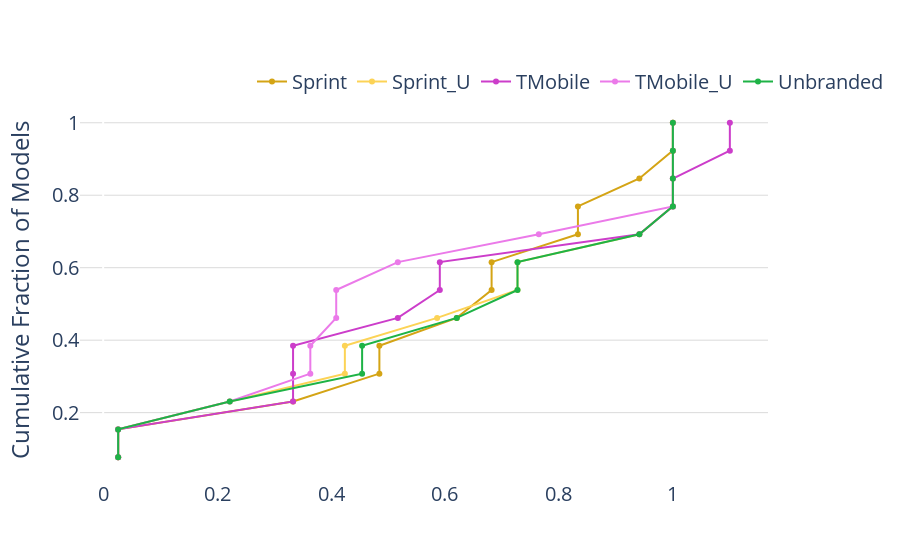

Notebook source saved alongside this figure:
### Code cell
# NEW METHODOLOGY FOR FREQUENCY
freqDF=normalizedDF2.copy()


print(len(normalizedDF2[normalizedDF2.Carrier=="Sprint"]))
print(len(normalizedDF2[normalizedDF2.Carrier=="Sprint_U"]))
print(len(normalizedDF2[normalizedDF2.Carrier=="TMobile"]))
print(len(normalizedDF2[normalizedDF2.Carrier=="TMobile_U"]))


# Map released times to devices
def mapPublish(row):
    if row.Model=='Galaxy A20': return "2019/04/01"
    elif row.Model=='Galaxy Note10': return "2019/08/01"
    elif row.Model=='Galaxy Note10+': return "2019/08/01"
    elif row.Model== 'Galaxy Note8': return "2017/08/01"
    elif row.Model=='Galaxy Note9': return "2018/08/01"
    elif row.Model=='Galaxy S10' : return "2019/03/01"
    elif row.Model=='Galaxy S10+': return "2019/03/01"
    elif row.Model=='Galaxy S7' : return "2016/03/01"
    elif row.Model=='Galaxy S7 Edge': return "2016/03/01"
    elif row.Model=='Galaxy S8': return "2017/04/01"
    elif row.Model=='Galaxy S8+': return "2017/04/01"
    elif row.Model=='Galaxy S9': return "2018/03/01"
    elif row.Model=='Galaxy S9+': return "2018/03/01"


# Append the new stuff
appendMe=[]
for index,row in freqDF.iterrows():
    appendMe.append(mapPublish(row))


freqDF["Phone_Published"]=appendMe.copy()
freqDF["Phone_Published"]=pd.to_datetime(freqDF["Phone_Published"])
freqDF["Release_Date"]=pd.to_datetime(freqDF["Release_Date"])

# freqDF=freqDF[freqDF.Phone_Published>=pd.to_datetime("2015/08/01")] # Remove models released before the first bulletin
freqDF=freqDF[freqDF.Phone_Published<=freqDF.Release_Date] # Remove updates happening prior to phone release

counts=[]
for car in freqDF.Carrier.unique():
    tmp=freqDF[freqDF.Carrier==car]
    for mod in tmp.Model.unique():
        tmp3=tmp[tmp.Model==mod]
        tmp3.sort_values(by=['Release_Date'],inplace=True,ascending=False) 
        totalReceived=len(tmp3) # total number of updates received for the model
        shouldReceive=tmp3.iloc[0,:] # grab the first row
        shouldReceive=(shouldReceive.Release_Date.year-shouldReceive.Phone_Published.year)*12.0+(shouldReceive.Release_Date.month+1)-shouldReceive.Phone_Published.month # account for the WHOLE last month
        if shouldReceive>0: # we skip any updates released prior to phone's release
            counts.append([car,mod,totalReceived,shouldReceive])
            if totalReceived>shouldReceive:
                print(shouldReceive)
                print(tmp3)
                print()
        elif shouldReceive==0: 
            counts.append([car,mod,totalReceived,1]) # account for less than a month...
#         else:
#             print(shouldReceive)
#             print(tmp3)
#             print()

                
counts=pd.DataFrame(counts,columns=['Carrier','Model','Actual','Potential'])
counts['Actual']=counts['Actual'].astype(int)
counts['Potential']=counts['Potential'].astype(int)
counts['Received_Rate']=counts['Actual']/counts['Potential']


# For each manu
tempoMan=counts.copy()
# tempoMan.sort_values(by=['Carrier','Potential'],inplace=True,ascending=True)
tempoMan.sort_values(by=['Carrier','Received_Rate'],inplace=True,ascending=True)
# tempoMan.sort_values(by=['Carrier','Actual'],inplace=True,ascending=True)
data=[]
for car in tempoMan.Carrier.unique():
    tmp=tempoMan[tempoMan.Carrier==car]
    y_value=[(i+1)/len(tmp) for i in range(len(tmp))]
    
    if car=="Sprint": coler= 'rgb(212, 164, 21)'
    elif car=="Sprint_U": coler='rgb(252, 211, 86)'
    elif car=="TMobile": coler='rgb(204, 61, 202)'
    elif car=="TMobile_U": coler='rgb(235, 122, 233)'
    elif car=="Unbranded": coler='rgb(30, 179, 70)'

    data.append(go.Scatter(
#             x=tmp.Potential,
            x=tmp.Received_Rate,
#             x = tmp.Actual,
            y=y_value.copy(),
            name=str(car),
            marker=dict(color=coler)
        ))

# Edit the layout
layout = dict(#title = "Number of Updates per 6 Month Period after Release per Carrier",
#               xaxis= dict(range=[0,1.0],dtick=0.1),
              yaxis = dict(title = 'Cumulative Fraction of Models',showgrid=True, gridcolor='rgb(219, 219, 219)'),
              #xaxis = dict(title = '6 Month Period'),
              plot_bgcolor='rgba(0,0,0,0)',
              boxmode='group',
              violinmode='group',
              legend_orientation="h",
              legend=dict(x=0.25, y=1.1),
              font=dict(size=20)
              )

fig = dict(data=data, layout=layout)
py.offline.iplot(fig, filename='release-years-frequency-per-carrier-median.png')
pio.write_image(fig, 'samsung-data-cumulative-frequency.pdf', width=1000, height=600)

### Figure 1 — Plotly figure (JSON) as saved in the notebook; plotly's stock layout.template omitted (floating-point values rounded to 4 significant figures)
{"data": [{"marker": {"color": "rgb(212, 164, 21)"}, "name": "Sprint", "type": "scatter", "x": [0.02632, 0.02632, 0.3333, 0.4848, 0.4848, 0.6207, 0.6818, 0.6818, 0.8333, 0.8333, 0.9412, 1, 1], "y": [0.07692, 0.1538, 0.2308, 0.3077, 0.3846, 0.4615, 0.5385, 0.6154, 0.6923, 0.7692, 0.8462, 0.9231, 1]}, {"marker": {"color": "rgb(252, 211, 86)"}, "name": "Sprint_U", "type": "scatter", "x": [0.02632, 0.02632, 0.2222, 0.4242, 0.4242, 0.5862, 0.7273, 0.7273, 0.9412, 1, 1, 1, 1], "y": [0.07692, 0.1538, 0.2308, 0.3077, 0.3846, 0.4615, 0.5385, 0.6154, 0.6923, 0.7692, 0.8462, 0.9231, 1]}, {"marker": {"color": "rgb(204, 61, 202)"}, "name": "TMobile", "type": "scatter", "x": [0.02632, 0.02632, 0.3333, 0.3333, 0.3333, 0.5172, 0.5909, 0.5909, 0.9412, 1, 1, 1.1, 1.1], "y": [0.07692, 0.1538, 0.2308, 0.3077, 0.3846, 0.4615, 0.5385, 0.6154, 0.6923, 0.7692, 0.8462, 0.9231, 1]}, {"marker": {"color": "rgb(235, 122, 233)"}, "name": "TMobile_U", "type": "scatter", "x": [0.02632, 0.02632, 0.2222, 0.3636, 0.3636, 0.4091, 0.4091, 0.5172, 0.7647, 1, 1, 1, 1], "y": [0.07692, 0.1538, 0.2308, 0.3077, 0.3846, 0.4615, 0.5385, 0.6154, 0.6923, 0.7692, 0.8462, 0.9231, 1]}, {"marker": {"color": "rgb(30, 179, 70)"}, "name": "Unbranded", "type": "scatter", "x": [0.02632, 0.02632, 0.2222, 0.4545, 0.4545, 0.6207, 0.7273, 0.7273, 0.9412, 1, 1, 1, 1], "y": [0.07692, 0.1538, 0.2308, 0.3077, 0.3846, 0.4615, 0.5385, 0.6154, 0.6923, 0.7692, 0.8462, 0.9231, 1]}], "layout": {"boxmode": "group", "font": {"size": 20}, "legend": {"orientation": "h", "x": 0.25, "y": 1.1}, "plot_bgcolor": "rgba(0,0,0,0)", "violinmode": "group", "yaxis": {"gridcolor": "rgb(219, 219, 219)", "showgrid": true, "title": {"text": "Cumulative Fraction of Models"}}}}
